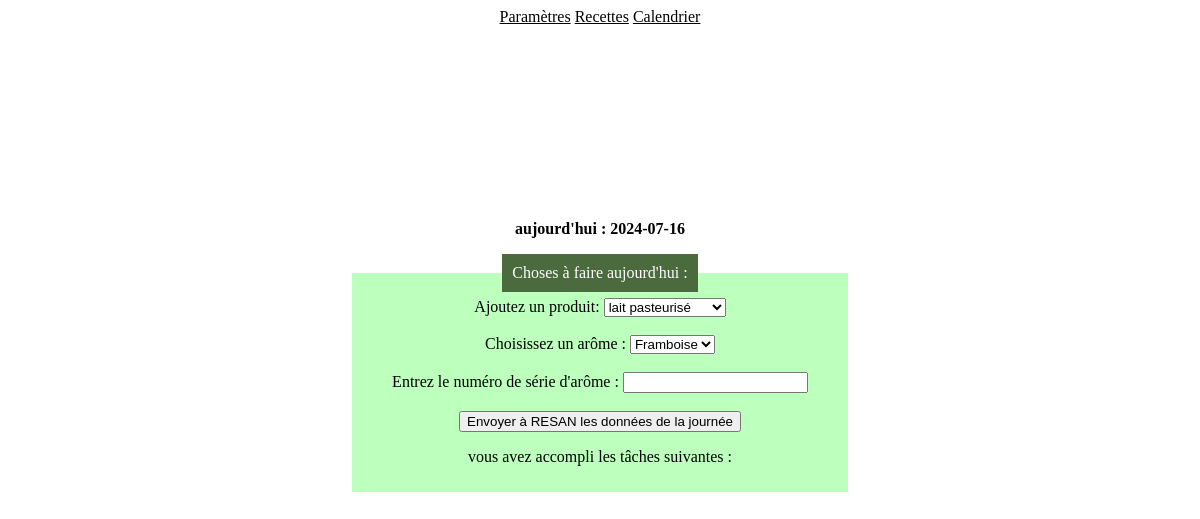
Before: /accueil with the older database file.
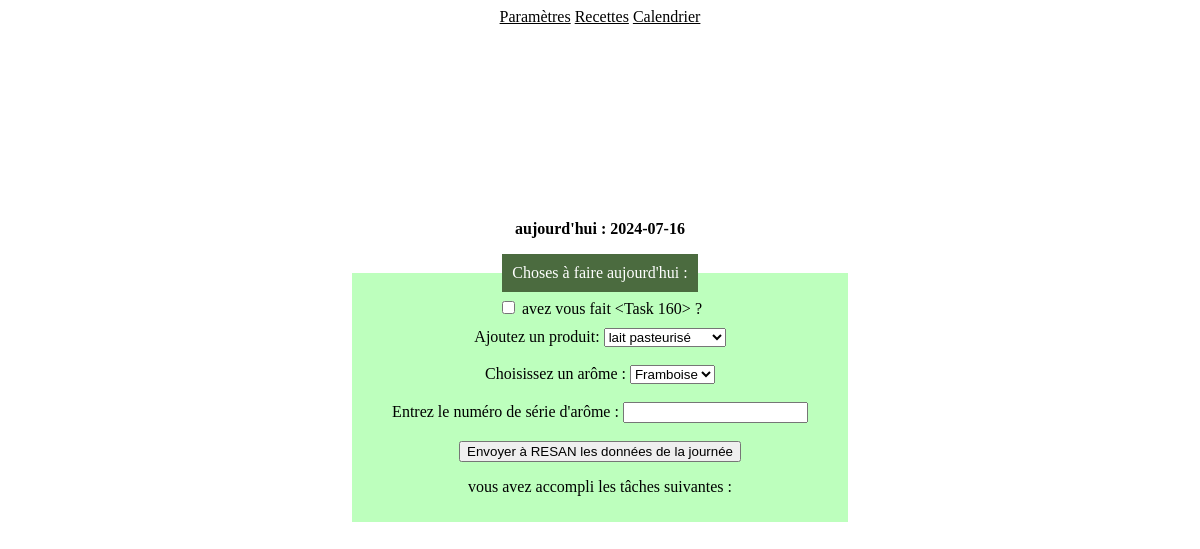
After: the same page with the newer database file.
### signup.py (models this page shows)
class Task(db.Model):
    id = db.Column(db.Integer, primary_key=True)
    name = db.Column(db.String(100), nullable=False)
    date = db.Column(db.String(100), nullable=False)
    done = db.Column(db.Boolean, nullable=False, default=False)

### signup.py (the view, shortened to what this page needs)
@app.route("/accueil", methods=["GET", "POST"])
def accueil():
    current_date = datetime.now().date()
    tasks= Task.query.filter_by(date=current_date).all()
    completed_tasks = []
    return render_template('index_accueil.html', current_date=current_date, tasks = tasks, completed_tasks=completed_tasks, name=[d['first_name'], d['last_name']])

### templates/index_accueil.html (shortened to what this page needs)
<html>
    <head>
        <link rel="stylesheet" type="text/css" href="/static/css/style_accueil.css" />
    </head>
    <body>
        <a href="/parametres"> Paramètres</a>
        <a href="/recettes"> Recettes</a>
        <a href="/calendrier"> Calendrier</a>
    </body>
    <body>
        </body>
    <body>
        <br>
        <br>
        <br>
        <br>
        <br>
        <br>
        <br>
        <br>
        <br>
        <p> <b>aujourd'hui : {{current_date}} </b></p>
    <form method="POST">
        <fieldset>
            <legend> Choses à faire aujourd'hui : </legend>
            {% for task in tasks %}
            <div>
                <input type="checkbox" id="{{ task }}" name="important_tasks" value="{{task}}" />
                <label for="{{ task }}"> avez vous fait {{ task }} ? </label>
            </div>
            {% endfor %}
            <label for="produit_cree">Ajoutez un produit:</label>
            <select name="produit_cree" id="produit_cree">
                <option value="lait_pasteurise">lait pasteurisé</option>
            </select>
            <br><br>
           <label for="aroma_type">Choisissez un arôme :</label>
           <select name="aroma_type" id="aroma_type">
               <option value="fraise">Framboise</option>
           </select>
           <br><br>
           <label for="aroma_serial_number">Entrez le numéro de série d'arôme :</label>
           <input type="text" id="aroma_serial_number" name="aroma_serial_number" />
            <br>
            <br>
            <div>
                <button type="submit">Envoyer à RESAN les données de la journée</button>
                <p> vous avez accompli les tâches suivantes : </p>
            </div>
        </fieldset>
    </form>
    </body>
</html>

### static/css/style_accueil.css (style rules this page uses)
a { color : black; }
body { background-image: url("Backdrop_cow.jpg");background-position: center;background-size : 1500px; }
form { width: 500px; margin: 0 auto; }
div { margin-bottom: 10px; }
fieldset { background: rgb(189, 255, 189); border : 50px rgb(117, 170, 117); }
legend { padding: 10px; background: rgb(75, 107, 63); color: white; }

### templates/index_accueil.html (style rules this page uses)
body { text-align : right; }
body { text-align : left; }
body { text-align: center; }

Changed rows visible on the page:
added Task: task "<Task 160>"
